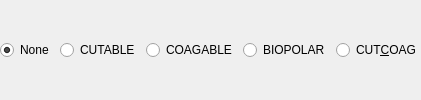
          <widget class="QWidget" name="widget13" native="true">
           <property name="minimumSize">
            <size>
             <width>0</width>
             <height>0</height>
            </size>
           </property>
           <layout class="QHBoxLayout" name="horizontalLayout_3">
            <property name="leftMargin">
             <number>0</number>
            </property>
            <property name="topMargin">
             <number>0</number>
            </property>
            <property name="rightMargin">
             <number>0</number>
            </property>
            <property name="bottomMargin">
             <number>0</number>
            </property>
            <item>
             <widget class="QRadioButton" name="rdbArm1EnergyNone">
              <property name="text">
               <string>None</string>
              </property>
              <property name="checked">
               <bool>true</bool>
              </property>
             </widget>
            </item>
            <item>
             <widget class="QRadioButton" name="rdbArm1Cutable">
              <property name="text">
               <string>CUTABLE</string>
              </property>
              <property name="checked">
               <bool>false</bool>
              </property>
             </widget>
            </item>
            <item>
             <widget class="QRadioButton" name="rdbArm1Coagable">
              <property name="text">
               <string>COAGABLE</string>
              </property>
              <property name="checked">
               <bool>false</bool>
              </property>
             </widget>
            </item>
            <item>
             <widget class="QRadioButton" name="rdbArm1Biop">
              <property name="text">
               <string>BIOPOLAR</string>
              </property>
             </widget>
            </item>
            <item>
             <widget class="QRadioButton" name="rdbArm1CCable">
              <property name="text">
               <string>CUT&amp;COAG</string>
              </property>
             </widget>
            </item>
           </layout>
          </widget>
